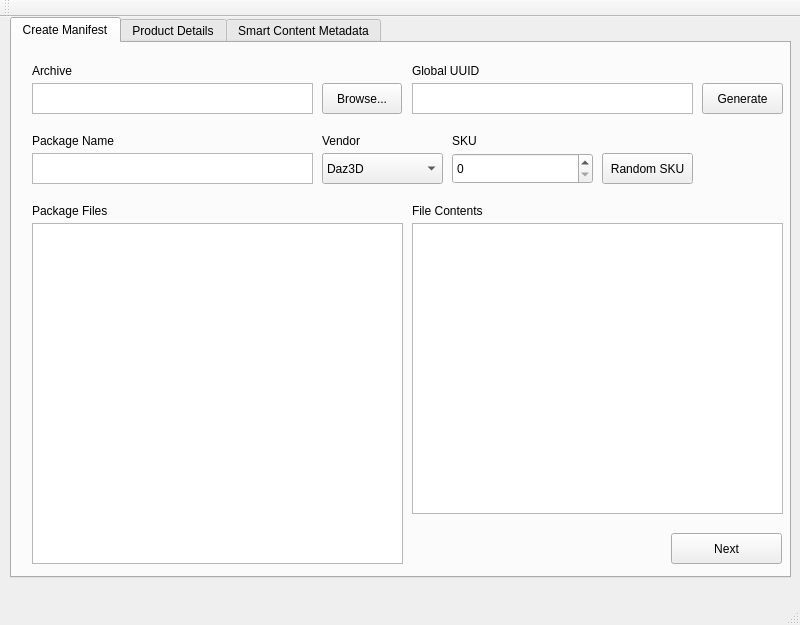
<?xml version="1.0" encoding="UTF-8"?>
<ui version="4.0">
 <class>MainWindow</class>
 <widget class="QMainWindow" name="MainWindow">
  <property name="geometry">
   <rect>
    <x>0</x>
    <y>0</y>
    <width>800</width>
    <height>625</height>
   </rect>
  </property>
  <property name="windowTitle">
   <string>MainWindow</string>
  </property>
  <widget class="QWidget" name="centralwidget">
   <widget class="QTabWidget" name="tabWidget">
    <property name="enabled">
     <bool>true</bool>
    </property>
    <property name="geometry">
     <rect>
      <x>10</x>
      <y>0</y>
      <width>781</width>
      <height>561</height>
     </rect>
    </property>
    <property name="currentIndex">
     <number>0</number>
    </property>
    <widget class="QWidget" name="createManifestTab">
     <attribute name="title">
      <string>Create Manifest</string>
     </attribute>
     <widget class="QLabel" name="packageNameLabel">
      <property name="geometry">
       <rect>
        <x>20</x>
        <y>90</y>
        <width>101</width>
        <height>16</height>
       </rect>
      </property>
      <property name="text">
       <string>Package Name</string>
      </property>
     </widget>
     <widget class="QComboBox" name="vendorComboBox">
      <property name="geometry">
       <rect>
        <x>310</x>
        <y>110</y>
        <width>121</width>
        <height>31</height>
       </rect>
      </property>
      <item>
       <property name="text">
        <string>Daz3D</string>
       </property>
      </item>
      <item>
       <property name="text">
        <string>Renderosity</string>
       </property>
      </item>
      <item>
       <property name="text">
        <string>Renderotica</string>
       </property>
      </item>
     </widget>
     <widget class="QPlainTextEdit" name="packageNameInput">
      <property name="geometry">
       <rect>
        <x>20</x>
        <y>110</y>
        <width>281</width>
        <height>31</height>
       </rect>
      </property>
     </widget>
     <widget class="QSpinBox" name="skuSpinBox">
      <property name="geometry">
       <rect>
        <x>440</x>
        <y>110</y>
        <width>141</width>
        <height>31</height>
       </rect>
      </property>
     </widget>
     <widget class="QPushButton" name="browsePushButton">
      <property name="geometry">
       <rect>
        <x>310</x>
        <y>40</y>
        <width>80</width>
        <height>31</height>
       </rect>
      </property>
      <property name="toolTip">
       <string>Browse for a zip archive</string>
      </property>
      <property name="text">
       <string>Browse...</string>
      </property>
     </widget>
     <widget class="QPlainTextEdit" name="archiveInput">
      <property name="geometry">
       <rect>
        <x>20</x>
        <y>40</y>
        <width>281</width>
        <height>31</height>
       </rect>
      </property>
      <property name="toolTip">
       <string>Enter the path to the zip archive, or browse to select one</string>
      </property>
     </widget>
     <widget class="QLabel" name="vendorLabel">
      <property name="geometry">
       <rect>
        <x>310</x>
        <y>90</y>
        <width>101</width>
        <height>16</height>
       </rect>
      </property>
      <property name="text">
       <string>Vendor</string>
      </property>
     </widget>
     <widget class="QLabel" name="skuLabel">
      <property name="geometry">
       <rect>
        <x>440</x>
        <y>90</y>
        <width>101</width>
        <height>16</height>
       </rect>
      </property>
      <property name="text">
       <string>SKU</string>
      </property>
     </widget>
     <widget class="QLabel" name="archiveLabel">
      <property name="geometry">
       <rect>
        <x>20</x>
        <y>20</y>
        <width>101</width>
        <height>16</height>
       </rect>
      </property>
      <property name="text">
       <string>Archive</string>
      </property>
     </widget>
     <widget class="QTreeView" name="packageFilesTreeView">
      <property name="geometry">
       <rect>
        <x>20</x>
        <y>180</y>
        <width>371</width>
        <height>341</height>
       </rect>
      </property>
     </widget>
     <widget class="QLabel" name="packageFilesLabel">
      <property name="geometry">
       <rect>
        <x>20</x>
        <y>160</y>
        <width>101</width>
        <height>16</height>
       </rect>
      </property>
      <property name="text">
       <string>Package Files</string>
      </property>
     </widget>
     <widget class="QGraphicsView" name="fileContentsView">
      <property name="geometry">
       <rect>
        <x>400</x>
        <y>180</y>
        <width>371</width>
        <height>291</height>
       </rect>
      </property>
     </widget>
     <widget class="QLabel" name="fileContentsLabel">
      <property name="geometry">
       <rect>
        <x>400</x>
        <y>160</y>
        <width>101</width>
        <height>16</height>
       </rect>
      </property>
      <property name="text">
       <string>File Contents</string>
      </property>
     </widget>
     <widget class="QPlainTextEdit" name="uuidInput">
      <property name="geometry">
       <rect>
        <x>400</x>
        <y>40</y>
        <width>281</width>
        <height>31</height>
       </rect>
      </property>
     </widget>
     <widget class="QLabel" name="uuidLabel">
      <property name="geometry">
       <rect>
        <x>400</x>
        <y>20</y>
        <width>101</width>
        <height>16</height>
       </rect>
      </property>
      <property name="text">
       <string>Global UUID</string>
      </property>
     </widget>
     <widget class="QPushButton" name="generateUuidButton">
      <property name="geometry">
       <rect>
        <x>690</x>
        <y>40</y>
        <width>81</width>
        <height>31</height>
       </rect>
      </property>
      <property name="text">
       <string>Generate</string>
      </property>
     </widget>
     <widget class="QPushButton" name="randomSkuButton">
      <property name="geometry">
       <rect>
        <x>590</x>
        <y>110</y>
        <width>91</width>
        <height>31</height>
       </rect>
      </property>
      <property name="text">
       <string>Random SKU</string>
      </property>
     </widget>
     <widget class="QPushButton" name="pushButton">
      <property name="geometry">
       <rect>
        <x>659</x>
        <y>490</y>
        <width>111</width>
        <height>31</height>
       </rect>
      </property>
      <property name="text">
       <string>Next</string>
      </property>
     </widget>
    </widget>
    <widget class="QWidget" name="productDetailsTab">
     <property name="enabled">
      <bool>true</bool>
     </property>
     <attribute name="title">
      <string>Product Details</string>
     </attribute>
     <widget class="QGraphicsView" name="productImageView">
      <property name="geometry">
       <rect>
        <x>20</x>
        <y>20</y>
        <width>251</width>
        <height>321</height>
       </rect>
      </property>
     </widget>
     <widget class="QPlainTextEdit" name="authorsInput">
      <property name="geometry">
       <rect>
        <x>290</x>
        <y>40</y>
        <width>471</width>
        <height>31</height>
       </rect>
      </property>
     </widget>
     <widget class="QLabel" name="authorsLabel">
      <property name="geometry">
       <rect>
        <x>290</x>
        <y>20</y>
        <width>201</width>
        <height>16</height>
       </rect>
      </property>
      <property name="text">
       <string>Authors (seperated by comma)</string>
      </property>
     </widget>
     <widget class="QComboBox" name="audienceComboBox">
      <property name="geometry">
       <rect>
        <x>290</x>
        <y>110</y>
        <width>471</width>
        <height>31</height>
       </rect>
      </property>
      <item>
       <property name="text">
        <string>Children</string>
       </property>
      </item>
      <item>
       <property name="text">
        <string>Teens</string>
       </property>
      </item>
      <item>
       <property name="text">
        <string>Adults</string>
       </property>
      </item>
     </widget>
     <widget class="QLabel" name="audienceLabel">
      <property name="geometry">
       <rect>
        <x>290</x>
        <y>90</y>
        <width>61</width>
        <height>16</height>
       </rect>
      </property>
      <property name="text">
       <string>Audience</string>
      </property>
     </widget>
     <widget class="QPushButton" name="selectImageButton">
      <property name="geometry">
       <rect>
        <x>160</x>
        <y>400</y>
        <width>111</width>
        <height>31</height>
       </rect>
      </property>
      <property name="text">
       <string>Select Image</string>
      </property>
     </widget>
     <widget class="QRadioButton" name="defaultRadioButton">
      <property name="geometry">
       <rect>
        <x>20</x>
        <y>420</y>
        <width>100</width>
        <height>21</height>
       </rect>
      </property>
      <property name="text">
       <string>Default</string>
      </property>
      <property name="checked">
       <bool>true</bool>
      </property>
     </widget>
     <widget class="QRadioButton" name="customRadioButton">
      <property name="geometry">
       <rect>
        <x>20</x>
        <y>440</y>
        <width>100</width>
        <height>21</height>
       </rect>
      </property>
      <property name="text">
       <string>Custom</string>
      </property>
     </widget>
     <widget class="QLabel" name="imageSizeLabel">
      <property name="geometry">
       <rect>
        <x>20</x>
        <y>400</y>
        <width>81</width>
        <height>16</height>
       </rect>
      </property>
      <property name="text">
       <string>Image Size</string>
      </property>
     </widget>
     <widget class="QSpinBox" name="widthSpinBox">
      <property name="enabled">
       <bool>false</bool>
      </property>
      <property name="geometry">
       <rect>
        <x>20</x>
        <y>350</y>
        <width>91</width>
        <height>31</height>
       </rect>
      </property>
      <property name="maximum">
       <number>500</number>
      </property>
      <property name="value">
       <number>119</number>
      </property>
     </widget>
     <widget class="QSpinBox" name="heightSpinBox">
      <property name="enabled">
       <bool>false</bool>
      </property>
      <property name="geometry">
       <rect>
        <x>180</x>
        <y>350</y>
        <width>91</width>
        <height>31</height>
       </rect>
      </property>
      <property name="maximum">
       <number>500</number>
      </property>
      <property name="value">
       <number>148</number>
      </property>
     </widget>
     <widget class="QPlainTextEdit" name="descriptionInput">
      <property name="geometry">
       <rect>
        <x>290</x>
        <y>190</y>
        <width>471</width>
        <height>151</height>
       </rect>
      </property>
     </widget>
     <widget class="QLabel" name="descriptionLabel">
      <property name="geometry">
       <rect>
        <x>290</x>
        <y>170</y>
        <width>81</width>
        <height>16</height>
       </rect>
      </property>
      <property name="text">
       <string>Description</string>
      </property>
     </widget>
     <widget class="QPushButton" name="nextButton">
      <property name="geometry">
       <rect>
        <x>660</x>
        <y>490</y>
        <width>111</width>
        <height>31</height>
       </rect>
      </property>
      <property name="text">
       <string>Next</string>
      </property>
     </widget>
    </widget>
    <widget class="QWidget" name="smartContentTab">
     <attribute name="title">
      <string>Smart Content Metadata</string>
     </attribute>
     <widget class="QListView" name="fileSelectListView">
      <property name="geometry">
       <rect>
        <x>10</x>
        <y>40</y>
        <width>256</width>
        <height>481</height>
       </rect>
      </property>
     </widget>
     <widget class="QPlainTextEdit" name="plainTextEdit">
      <property name="geometry">
       <rect>
        <x>280</x>
        <y>40</y>
        <width>311</width>
        <height>31</height>
       </rect>
      </property>
     </widget>
     <widget class="QPushButton" name="pushButton_2">
      <property name="geometry">
       <rect>
        <x>600</x>
        <y>40</y>
        <width>80</width>
        <height>31</height>
       </rect>
      </property>
      <property name="text">
       <string>Select</string>
      </property>
     </widget>
     <widget class="QLabel" name="archiveLabel_2">
      <property name="geometry">
       <rect>
        <x>280</x>
        <y>20</y>
        <width>101</width>
        <height>16</height>
       </rect>
      </property>
      <property name="text">
       <string>Content Type</string>
      </property>
     </widget>
     <widget class="QLabel" name="archiveLabel_3">
      <property name="geometry">
       <rect>
        <x>10</x>
        <y>20</y>
        <width>101</width>
        <height>16</height>
       </rect>
      </property>
      <property name="text">
       <string>Files</string>
      </property>
     </widget>
     <widget class="QPlainTextEdit" name="plainTextEdit_2">
      <property name="geometry">
       <rect>
        <x>280</x>
        <y>110</y>
        <width>311</width>
        <height>111</height>
       </rect>
      </property>
     </widget>
     <widget class="QLabel" name="archiveLabel_4">
      <property name="geometry">
       <rect>
        <x>280</x>
        <y>90</y>
        <width>101</width>
        <height>16</height>
       </rect>
      </property>
      <property name="text">
       <string>Category</string>
      </property>
     </widget>
     <widget class="QPushButton" name="pushButton_3">
      <property name="geometry">
       <rect>
        <x>600</x>
        <y>110</y>
        <width>80</width>
        <height>23</height>
       </rect>
      </property>
      <property name="text">
       <string>Add</string>
      </property>
     </widget>
     <widget class="QPushButton" name="pushButton_4">
      <property name="geometry">
       <rect>
        <x>600</x>
        <y>150</y>
        <width>80</width>
        <height>23</height>
       </rect>
      </property>
      <property name="text">
       <string>Edit</string>
      </property>
     </widget>
     <widget class="QPushButton" name="pushButton_5">
      <property name="geometry">
       <rect>
        <x>600</x>
        <y>190</y>
        <width>80</width>
        <height>23</height>
       </rect>
      </property>
      <property name="text">
       <string>Remove</string>
      </property>
     </widget>
    </widget>
   </widget>
  </widget>
  <widget class="QMenuBar" name="menubar">
   <property name="geometry">
    <rect>
     <x>0</x>
     <y>0</y>
     <width>800</width>
     <height>20</height>
    </rect>
   </property>
  </widget>
  <widget class="QToolBar" name="toolBar">
   <property name="windowTitle">
    <string>toolBar</string>
   </property>
   <attribute name="toolBarArea">
    <enum>TopToolBarArea</enum>
   </attribute>
   <attribute name="toolBarBreak">
    <bool>false</bool>
   </attribute>
  </widget>
  <widget class="QStatusBar" name="statusBar"/>
 </widget>
 <resources/>
 <connections/>
 <slots>
  <signal>brow()</signal>
  <slot>browseSlot()</slot>
 </slots>
</ui>
